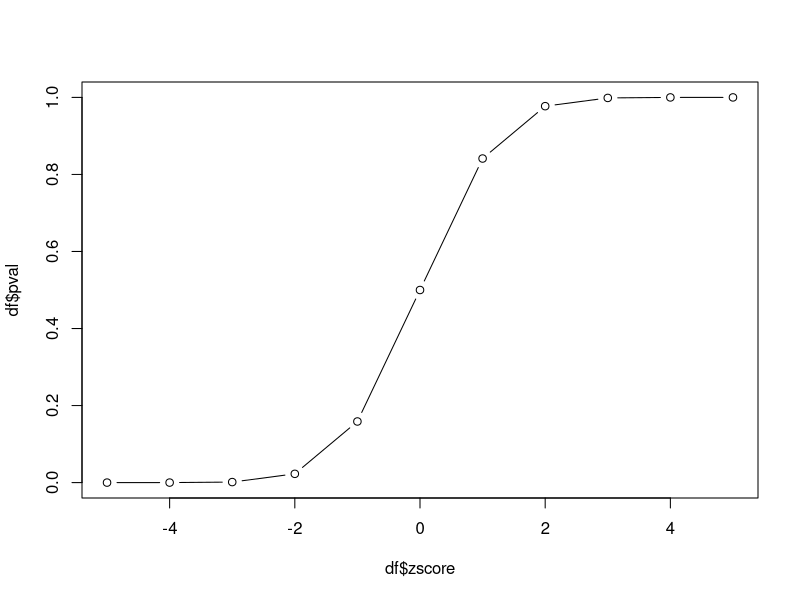
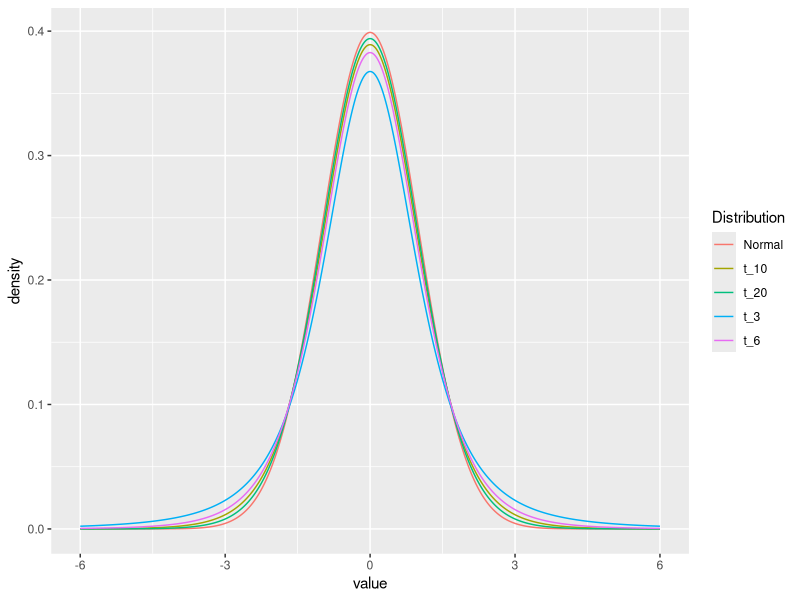
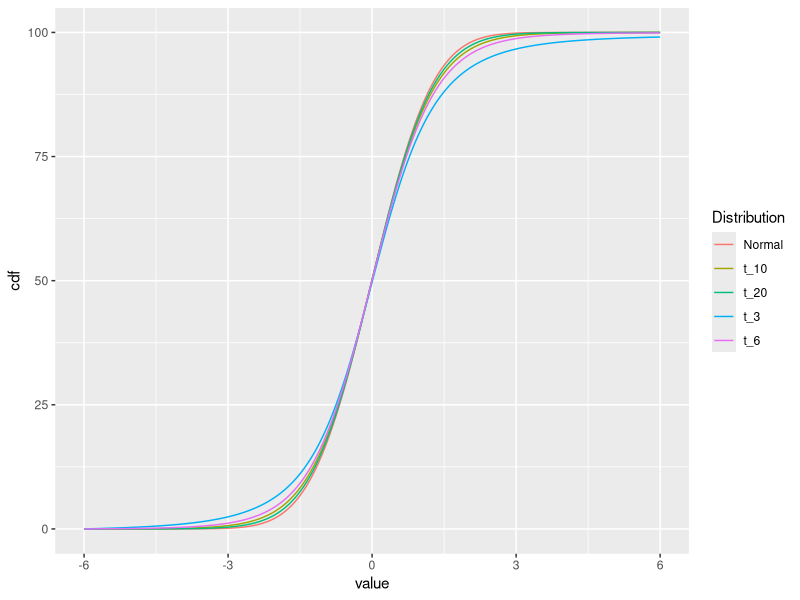
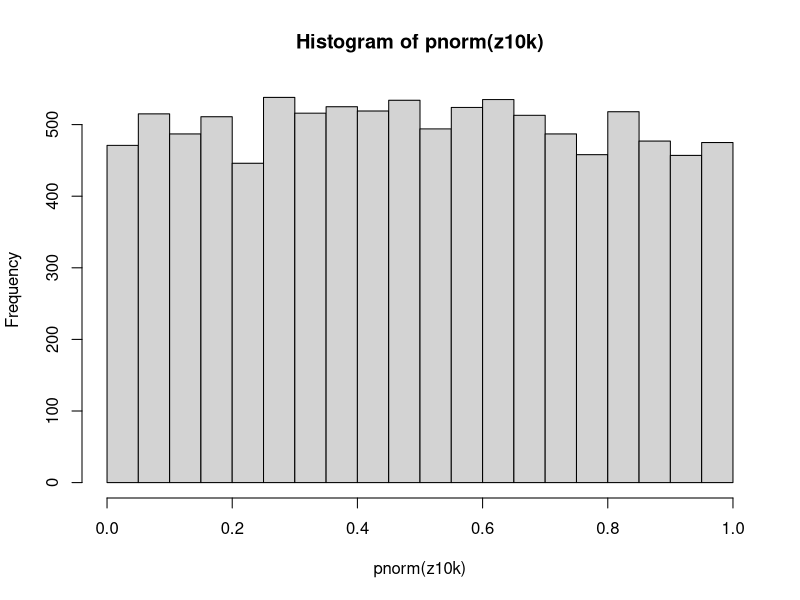
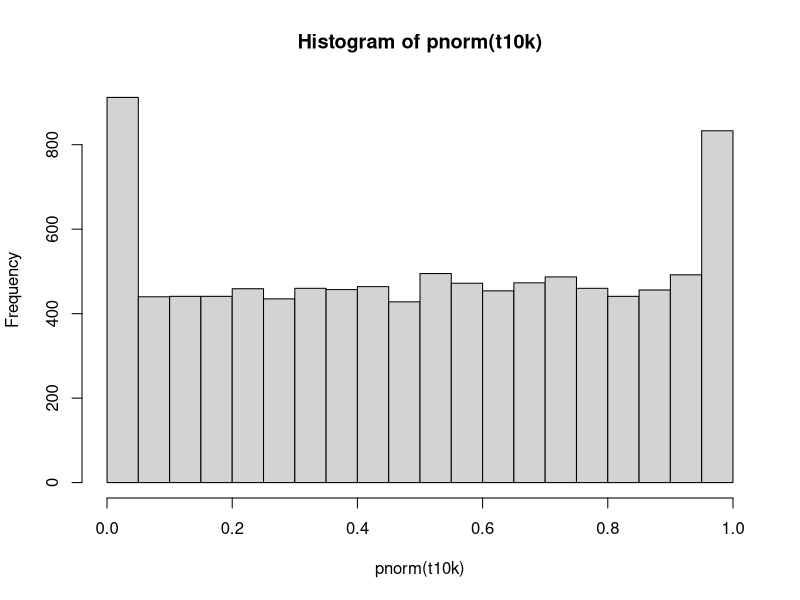
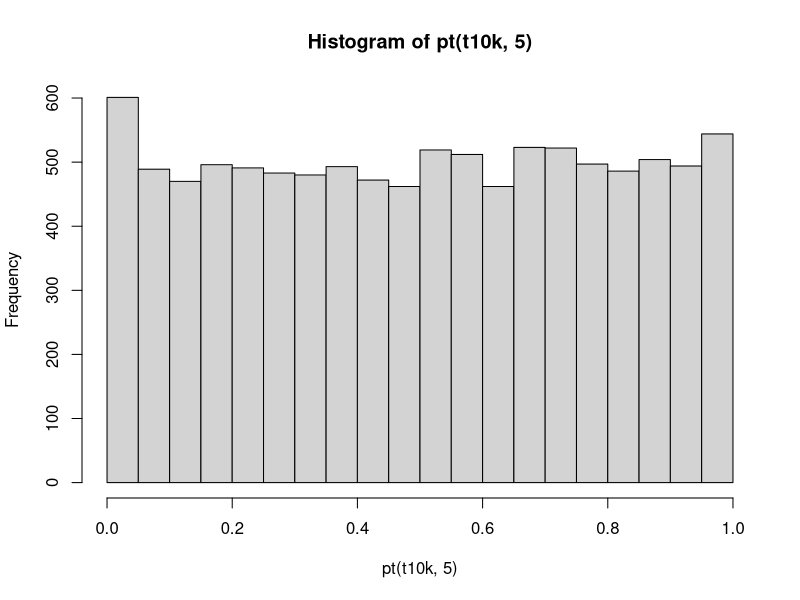
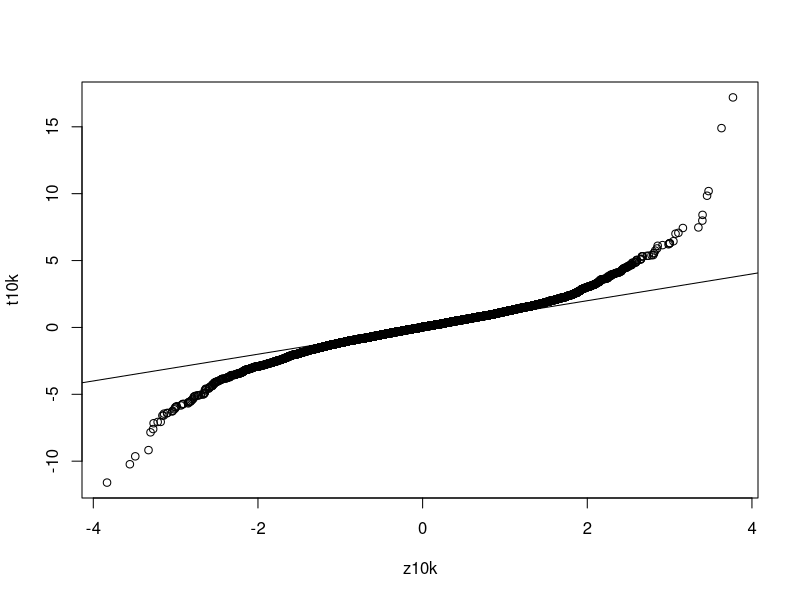

These charts were generated, in order, by the following R code:
## ---- chunk 1
zscore = seq(-5,5,1)
## ---- chunk 2
df = data.frame(
    zscore = zscore,
    pval   = pnorm(zscore, 0, 1)
)
df
## ---- chunk 3
plot(df$zscore, df$pval, type='b')
## ---- chunk 4
twosidedpnorm = function(x,mu=0,sd=1) {
    2*pnorm(x,mu,sd,lower.tail=FALSE)
}
## ---- chunk 5
twosidedpnorm(2)
twosidedpnorm(3)
## ---- chunk 6
library(dplyr)
library(ggplot2)
t_values = seq(-6,6,0.01)
df = data.frame(
    value = t_values,
    t_3   = dt(t_values,3),
    t_6   = dt(t_values,6),
    t_10  = dt(t_values,10),
    t_20  = dt(t_values,20),
    Normal= dnorm(t_values)
) |>
    tidyr::gather("Distribution", "density", -value)
ggplot(df, aes(x=value, y=density, color=Distribution)) + 
    geom_line()
## ---- chunk 7
df2 = df |> 
    group_by(Distribution) |>
    arrange(value) |> 
    mutate(cdf=cumsum(density))
ggplot(df2, aes(x=value, y=cdf, color=Distribution)) + 
    geom_line()
## ---- chunk 8
set.seed(5432)
samp = rnorm(5)
z = sqrt(length(samp)) * mean(samp) #simplifying assumption (sigma=1, mu=0)
## ---- chunk 9
pnorm(z)
## ---- chunk 10
ts = sqrt(length(samp)) * mean(samp) / sd(samp)
pnorm(ts)
pt(ts,5)
## ---- chunk 11
zf = function(n) {
    samp = rnorm(n)
    z = sqrt(length(samp)) * mean(samp)
    z
}
## ---- chunk 12
zf(5)
## ---- chunk 13
z10k = replicate(10000,zf(5))
hist(pnorm(z10k))
## ---- chunk 14
tf = function(n) {
    samp = rnorm(n)
    ts = sqrt(length(samp)) * mean(samp) / sd(samp)
    ts
}
## ---- chunk 15
t10k = replicate(10000,tf(5))
hist(pnorm(t10k))
## ---- chunk 16
hist(pt(t10k,5))
## ---- chunk 17
qqplot(z10k,t10k)
abline(0,1)
## ---- chunk 18
x = rnorm(20,1)
# small sample
t.test(x[1:5])
## ---- chunk 19
t.test(x[1:20])
## ---- chunk 20
x = rnorm(10,0.5)
y = rnorm(10,-0.5)
t.test(x,y)
## ---- chunk 21
df = data.frame(value=c(x,y),group=as.factor(rep(c('g1','g2'),each=10)))
t.test(value ~ group, data=df)
## ---- chunk 22
t.test(value ~ group, data=df, var.equal=TRUE)
## ---- chunk 23
res = lm(value ~ group, data=df)
summary(res)
